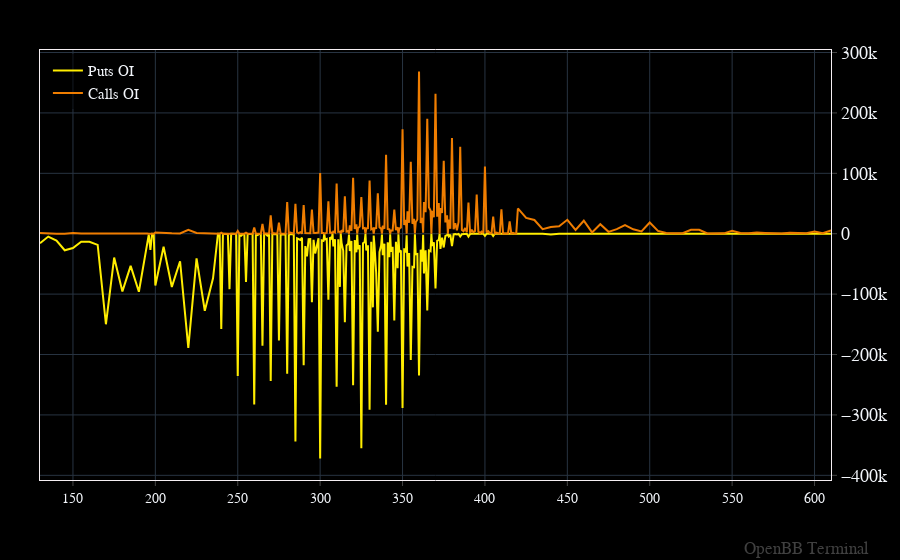

The cell this chart's notebook holds for it:
### Code cell
openbb.forecast.plot(strike_oi, strike_oi.columns.to_list())

### Figure 1 — Plotly figure (JSON) as saved in the notebook; plotly's stock layout.template omitted (floating-point values rounded to 4 significant figures; data arrays with more than 128 entries replaced by an {"elided": "..."} marker saying what was removed)
{"data": [{"hovertemplate": "%{y}<extra></extra>", "name": "Puts OI", "type": "scatter", "x": {"elided": "263 float values"}, "y": {"elided": "263 int values"}}, {"hovertemplate": "%{y}<extra></extra>", "name": "Calls OI", "type": "scatter", "x": {"elided": "263 float values"}, "y": {"elided": "263 int values"}}], "layout": {"annotations": [{"font": {"color": "gray", "size": 17}, "opacity": 0.5, "showarrow": false, "text": "OpenBB Terminal", "x": 1, "xanchor": "right", "xref": "paper", "xshift": 40, "y": 0, "yanchor": "bottom", "yref": "paper", "yshift": -80}], "bargap": 0, "bargroupgap": 0, "barmode": "overlay", "legend": {"orientation": "v"}, "margin": {"b": 80, "l": 40, "r": 50, "t": 50}}}
